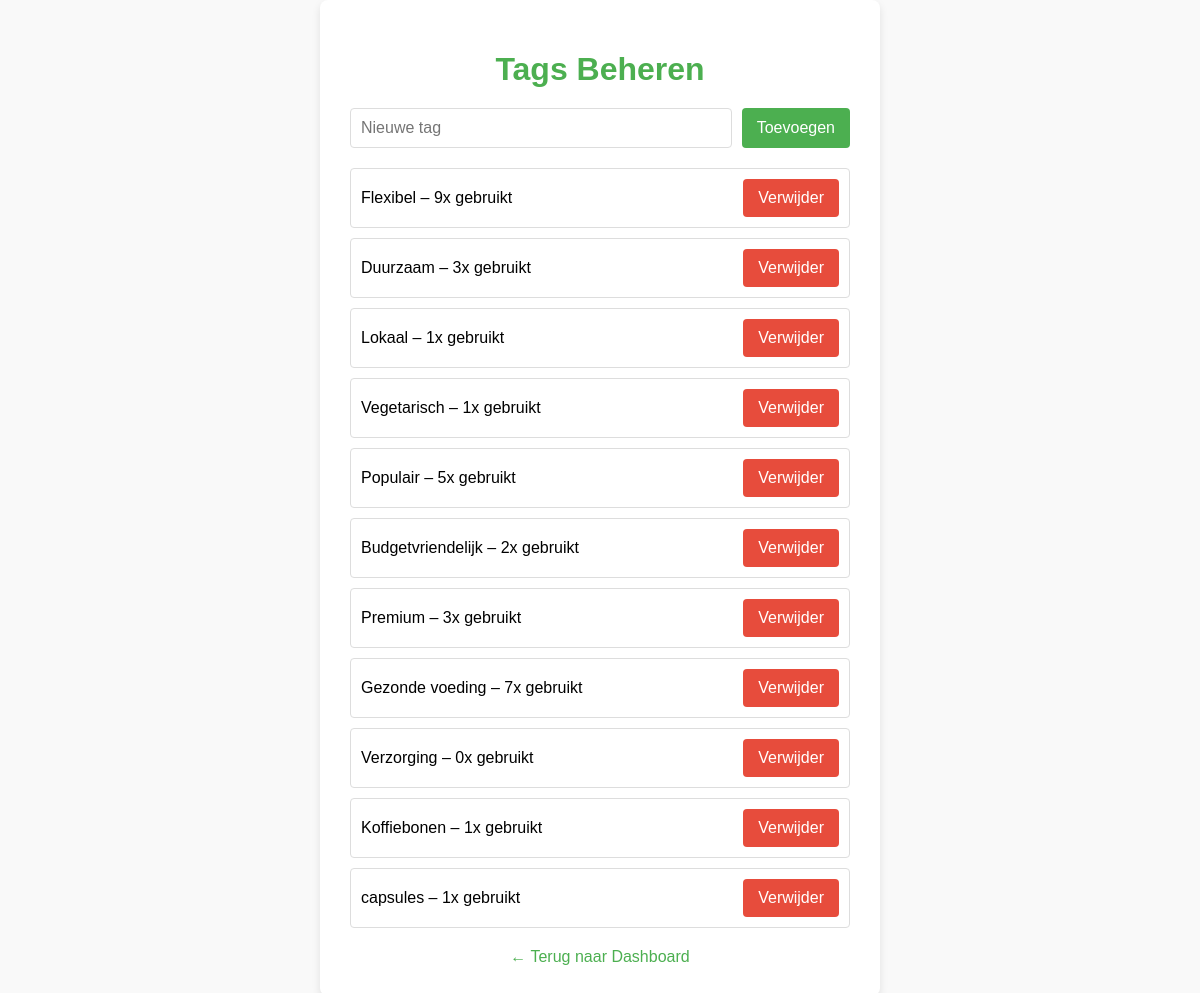
Screenshot of /tags (signed in) with the database file from the repository.
### app.py (models this page shows)
class Tag(db.Model):
    id = db.Column(db.Integer, primary_key=True)
    naam = db.Column(db.String(100), nullable=False, unique=True)
    abonnementen = db.relationship('Abonnement', secondary='abonnement_tag', back_populates='tags')

### app.py (the view, shortened to what this page needs)
@app.route('/tags', methods=['GET', 'POST'])
@login_required
def manage_tags():
    if not current_user.is_admin:
        return redirect(url_for('index'))
    tags = Tag.query.all()
    tag_usage = {tag.id: len(tag.abonnementen) for tag in tags}  # telt hoe vaak elke tag wordt gebruikt
    return render_template('manage_tags.html', tags=tags, tag_usage=tag_usage)

### app.py (called while the page is built)
@login_manager.user_loader
def load_user(user_id):
    return User.query.get(int(user_id))

### templates/manage_tags.html (shortened to what this page needs)
<!DOCTYPE html>
<html lang="en">
<head>
    <link rel="stylesheet" href="styles.css">
</head>
<body>
    <div class="container">
        <h1>Tags Beheren</h1>
        <form method="POST">
            <input type="text" name="naam" placeholder="Nieuwe tag" required>
            <button type="submit">Toevoegen</button>
        </form>
        <ul>
            {% for tag in tags %}
            <li>
                {{ tag.naam }} – {{ tag_usage[tag.id] }}x gebruikt
                <form method="POST" action="{{ url_for('delete_tag', id=tag.id) }}" style="display:inline;">
                    <button type="submit">Verwijder</button>
                </form>
            </li>
            {% endfor %}
        </ul>
        <a href="{{ url_for('index') }}" class="back-link">&larr; Terug naar Dashboard</a>
    </div>
</body>
</html>

### Abbohubb/static/styles.css (style rules this page uses)
body { font-family: 'Roboto', sans-serif; }

### templates/manage_tags.html (style rules this page uses)
body { font-family: Arial, sans-serif; background-color: #f9f9f9; margin: 0; padding: 0; display: flex; justify-content: center; align-items: center; min-height: 100vh; }
.container { background: #fff; border-radius: 8px; box-shadow: 0 4px 8px rgba(0, 0, 0, 0.1); padding: 30px; width: 100%; max-width: 500px; }
h1 { color: #4CAF50; margin-bottom: 20px; text-align: center; }
form { display: flex; justify-content: space-between; gap: 10px; margin-bottom: 20px; }
input[type="text"] { flex: 1; padding: 10px; border: 1px solid #ddd; border-radius: 4px; font-size: 1rem; }
button { background-color: #4CAF50; color: white; border: none; padding: 10px 15px; border-radius: 4px; font-size: 1rem; cursor: pointer; transition: background-color 0.3s ease; }
ul { list-style-type: none; padding: 0; margin: 0; }
li { display: flex; justify-content: space-between; align-items: center; padding: 10px; border: 1px solid #ddd; border-radius: 4px; margin-bottom: 10px; }
li form { margin: 0; }
li button { background-color: #e74c3c; }
.back-link { display: block; margin-top: 20px; text-align: center; color: #4CAF50; text-decoration: none; }

### rows the page displays
Tag: naam "Flexibel", tag_usage "9"
Tag: naam "Duurzaam", id "3"
Tag: naam "Lokaal", tag_usage "1"
Tag: naam "Vegetarisch", tag_usage "1"
Tag: naam "Populair", tag_usage "5"
Tag: naam "Budgetvriendelijk", tag_usage "2"
Tag: naam "Premium", tag_usage "3"
Tag: naam "Gezonde voeding", tag_usage "7"
Tag: naam "Verzorging", tag_usage "0"
Tag: naam "Koffiebonen", tag_usage "1"
Tag: naam "capsules", tag_usage "1"
